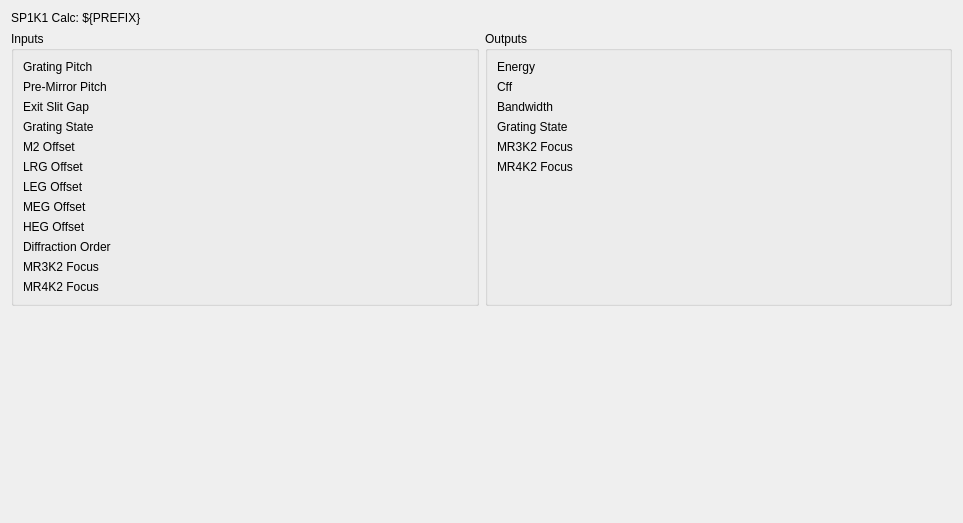
<?xml version="1.0" encoding="UTF-8"?>
<ui version="4.0">
 <class>Form</class>
 <widget class="QWidget" name="Form">
  <property name="geometry">
   <rect>
    <x>0</x>
    <y>0</y>
    <width>963</width>
    <height>523</height>
   </rect>
  </property>
  <property name="windowTitle">
   <string>Form</string>
  </property>
  <layout class="QVBoxLayout" name="verticalLayout">
   <item>
    <widget class="QLabel" name="label">
     <property name="text">
      <string>SP1K1 Calc: ${PREFIX}</string>
     </property>
    </widget>
   </item>
   <item>
    <layout class="QHBoxLayout" name="horizontalLayout">
     <item>
      <widget class="QGroupBox" name="groupBox">
       <property name="title">
        <string>Inputs</string>
       </property>
       <layout class="QFormLayout" name="formLayout">
        <item row="0" column="0">
         <widget class="QLabel" name="label_2">
          <property name="text">
           <string>Grating Pitch</string>
          </property>
         </widget>
        </item>
        <item row="0" column="1">
         <widget class="PyDMLabel" name="PyDMLabel">
          <property name="toolTip">
           <string/>
          </property>
          <property name="precision">
           <number>3</number>
          </property>
          <property name="showUnits">
           <bool>true</bool>
          </property>
          <property name="precisionFromPV">
           <bool>true</bool>
          </property>
          <property name="alarmSensitiveContent">
           <bool>false</bool>
          </property>
          <property name="alarmSensitiveBorder">
           <bool>true</bool>
          </property>
          <property name="PyDMToolTip">
           <string/>
          </property>
          <property name="channel">
           <string>SP1K1:MONO:MMS:G_PI.RBV</string>
          </property>
          <property name="enableRichText">
           <bool>false</bool>
          </property>
          <property name="displayLabelText">
           <bool>false</bool>
          </property>
          <property name="disconnectedText">
           <string/>
          </property>
         </widget>
        </item>
        <item row="1" column="0">
         <widget class="QLabel" name="label_4">
          <property name="text">
           <string>Pre-Mirror Pitch</string>
          </property>
         </widget>
        </item>
        <item row="1" column="1">
         <widget class="PyDMLabel" name="PyDMLabel_3">
          <property name="toolTip">
           <string/>
          </property>
          <property name="precision">
           <number>3</number>
          </property>
          <property name="showUnits">
           <bool>true</bool>
          </property>
          <property name="precisionFromPV">
           <bool>true</bool>
          </property>
          <property name="alarmSensitiveContent">
           <bool>false</bool>
          </property>
          <property name="alarmSensitiveBorder">
           <bool>true</bool>
          </property>
          <property name="PyDMToolTip">
           <string/>
          </property>
          <property name="channel">
           <string>SP1K1:MONO:MMS:M_PI.RBV</string>
          </property>
          <property name="enableRichText">
           <bool>false</bool>
          </property>
          <property name="displayLabelText">
           <bool>false</bool>
          </property>
          <property name="disconnectedText">
           <string/>
          </property>
         </widget>
        </item>
        <item row="2" column="0">
         <widget class="QLabel" name="label_5">
          <property name="text">
           <string>Exit Slit Gap</string>
          </property>
         </widget>
        </item>
        <item row="2" column="1">
         <widget class="PyDMLabel" name="PyDMLabel_4">
          <property name="toolTip">
           <string/>
          </property>
          <property name="precision">
           <number>3</number>
          </property>
          <property name="showUnits">
           <bool>true</bool>
          </property>
          <property name="precisionFromPV">
           <bool>true</bool>
          </property>
          <property name="alarmSensitiveContent">
           <bool>false</bool>
          </property>
          <property name="alarmSensitiveBorder">
           <bool>true</bool>
          </property>
          <property name="PyDMToolTip">
           <string/>
          </property>
          <property name="channel">
           <string>SL1K2:EXIT:MMS:GAP.RBV</string>
          </property>
          <property name="enableRichText">
           <bool>false</bool>
          </property>
          <property name="displayLabelText">
           <bool>false</bool>
          </property>
          <property name="disconnectedText">
           <string/>
          </property>
         </widget>
        </item>
        <item row="3" column="0">
         <widget class="QLabel" name="label_6">
          <property name="text">
           <string>Grating State</string>
          </property>
         </widget>
        </item>
        <item row="3" column="1">
         <widget class="PyDMLabel" name="PyDMLabel_5">
          <property name="toolTip">
           <string/>
          </property>
          <property name="precision">
           <number>0</number>
          </property>
          <property name="showUnits">
           <bool>false</bool>
          </property>
          <property name="precisionFromPV">
           <bool>true</bool>
          </property>
          <property name="alarmSensitiveContent">
           <bool>false</bool>
          </property>
          <property name="alarmSensitiveBorder">
           <bool>true</bool>
          </property>
          <property name="PyDMToolTip">
           <string/>
          </property>
          <property name="channel">
           <string>SP1K1:MONO:GRATING:STATE:GET_RBV</string>
          </property>
          <property name="enableRichText">
           <bool>false</bool>
          </property>
          <property name="displayLabelText">
           <bool>false</bool>
          </property>
          <property name="disconnectedText">
           <string/>
          </property>
         </widget>
        </item>
        <item row="4" column="0">
         <widget class="QLabel" name="label_8">
          <property name="text">
           <string>M2 Offset</string>
          </property>
         </widget>
        </item>
        <item row="4" column="1">
         <widget class="PyDMLabel" name="PyDMLabel_6">
          <property name="toolTip">
           <string/>
          </property>
          <property name="precision">
           <number>6</number>
          </property>
          <property name="showUnits">
           <bool>true</bool>
          </property>
          <property name="precisionFromPV">
           <bool>false</bool>
          </property>
          <property name="alarmSensitiveContent">
           <bool>false</bool>
          </property>
          <property name="alarmSensitiveBorder">
           <bool>true</bool>
          </property>
          <property name="PyDMToolTip">
           <string/>
          </property>
          <property name="channel">
           <string>SP1K1:MONO:CALC:M2_OFFSET</string>
          </property>
          <property name="enableRichText">
           <bool>false</bool>
          </property>
          <property name="displayLabelText">
           <bool>false</bool>
          </property>
          <property name="disconnectedText">
           <string/>
          </property>
          <property name="displayFormat">
           <enum>PyDMLabel::Exponential</enum>
          </property>
         </widget>
        </item>
        <item row="5" column="0">
         <widget class="QLabel" name="label_9">
          <property name="text">
           <string>LRG Offset</string>
          </property>
         </widget>
        </item>
        <item row="5" column="1">
         <widget class="PyDMLabel" name="PyDMLabel_7">
          <property name="toolTip">
           <string/>
          </property>
          <property name="precision">
           <number>6</number>
          </property>
          <property name="showUnits">
           <bool>true</bool>
          </property>
          <property name="precisionFromPV">
           <bool>false</bool>
          </property>
          <property name="alarmSensitiveContent">
           <bool>false</bool>
          </property>
          <property name="alarmSensitiveBorder">
           <bool>true</bool>
          </property>
          <property name="PyDMToolTip">
           <string/>
          </property>
          <property name="channel">
           <string>SP1K1:MONO:CALC:LRG_OFFSET</string>
          </property>
          <property name="enableRichText">
           <bool>false</bool>
          </property>
          <property name="displayLabelText">
           <bool>false</bool>
          </property>
          <property name="disconnectedText">
           <string/>
          </property>
          <property name="displayFormat">
           <enum>PyDMLabel::Exponential</enum>
          </property>
         </widget>
        </item>
        <item row="6" column="0">
         <widget class="QLabel" name="label_10">
          <property name="text">
           <string>LEG Offset</string>
          </property>
         </widget>
        </item>
        <item row="6" column="1">
         <widget class="PyDMLabel" name="PyDMLabel_8">
          <property name="toolTip">
           <string/>
          </property>
          <property name="precision">
           <number>6</number>
          </property>
          <property name="showUnits">
           <bool>true</bool>
          </property>
          <property name="precisionFromPV">
           <bool>false</bool>
          </property>
          <property name="alarmSensitiveContent">
           <bool>false</bool>
          </property>
          <property name="alarmSensitiveBorder">
           <bool>true</bool>
          </property>
          <property name="PyDMToolTip">
           <string/>
          </property>
          <property name="channel">
           <string>SP1K1:MONO:CALC:LEG_OFFSET</string>
          </property>
          <property name="enableRichText">
           <bool>false</bool>
          </property>
          <property name="displayLabelText">
           <bool>false</bool>
          </property>
          <property name="disconnectedText">
           <string/>
          </property>
          <property name="displayFormat">
           <enum>PyDMLabel::Exponential</enum>
          </property>
         </widget>
        </item>
        <item row="7" column="0">
         <widget class="QLabel" name="label_11">
          <property name="text">
           <string>MEG Offset</string>
          </property>
         </widget>
        </item>
        <item row="7" column="1">
         <widget class="PyDMLabel" name="PyDMLabel_9">
          <property name="toolTip">
           <string/>
          </property>
          <property name="precision">
           <number>6</number>
          </property>
          <property name="showUnits">
           <bool>true</bool>
          </property>
          <property name="precisionFromPV">
           <bool>false</bool>
          </property>
          <property name="alarmSensitiveContent">
           <bool>false</bool>
          </property>
          <property name="alarmSensitiveBorder">
           <bool>true</bool>
          </property>
          <property name="PyDMToolTip">
           <string/>
          </property>
          <property name="channel">
           <string>SP1K1:MONO:CALC:MEG_OFFSET</string>
          </property>
          <property name="enableRichText">
           <bool>false</bool>
          </property>
          <property name="displayLabelText">
           <bool>false</bool>
          </property>
          <property name="disconnectedText">
           <string/>
          </property>
          <property name="displayFormat">
           <enum>PyDMLabel::Exponential</enum>
          </property>
         </widget>
        </item>
        <item row="8" column="0">
         <widget class="QLabel" name="label_12">
          <property name="text">
           <string>HEG Offset</string>
          </property>
         </widget>
        </item>
        <item row="8" column="1">
         <widget class="PyDMLabel" name="PyDMLabel_10">
          <property name="toolTip">
           <string/>
          </property>
          <property name="precision">
           <number>6</number>
          </property>
          <property name="showUnits">
           <bool>true</bool>
          </property>
          <property name="precisionFromPV">
           <bool>false</bool>
          </property>
          <property name="alarmSensitiveContent">
           <bool>false</bool>
          </property>
          <property name="alarmSensitiveBorder">
           <bool>true</bool>
          </property>
          <property name="PyDMToolTip">
           <string/>
          </property>
          <property name="channel">
           <string>SP1K1:MONO:CALC:HEG_OFFSET</string>
          </property>
          <property name="enableRichText">
           <bool>false</bool>
          </property>
          <property name="displayLabelText">
           <bool>false</bool>
          </property>
          <property name="disconnectedText">
           <string/>
          </property>
          <property name="displayFormat">
           <enum>PyDMLabel::Exponential</enum>
          </property>
         </widget>
        </item>
        <item row="9" column="0">
         <widget class="QLabel" name="label_13">
          <property name="text">
           <string>Diffraction Order</string>
          </property>
         </widget>
        </item>
        <item row="9" column="1">
         <widget class="PyDMLabel" name="PyDMLabel_12">
          <property name="toolTip">
           <string/>
          </property>
          <property name="precision">
           <number>0</number>
          </property>
          <property name="showUnits">
           <bool>false</bool>
          </property>
          <property name="precisionFromPV">
           <bool>true</bool>
          </property>
          <property name="alarmSensitiveContent">
           <bool>false</bool>
          </property>
          <property name="alarmSensitiveBorder">
           <bool>true</bool>
          </property>
          <property name="PyDMToolTip">
           <string/>
          </property>
          <property name="channel">
           <string>SP1K1:MONO:CALC:DIF_ORDER</string>
          </property>
          <property name="enableRichText">
           <bool>false</bool>
          </property>
          <property name="displayLabelText">
           <bool>false</bool>
          </property>
          <property name="disconnectedText">
           <string/>
          </property>
         </widget>
        </item>
        <item row="10" column="0">
         <widget class="QLabel" name="label_20">
          <property name="text">
           <string>MR3K2 Focus</string>
          </property>
         </widget>
        </item>
        <item row="10" column="1">
         <widget class="PyDMLabel" name="PyDMLabel_18">
          <property name="toolTip">
           <string/>
          </property>
          <property name="precision">
           <number>0</number>
          </property>
          <property name="showUnits">
           <bool>true</bool>
          </property>
          <property name="precisionFromPV">
           <bool>true</bool>
          </property>
          <property name="alarmSensitiveContent">
           <bool>false</bool>
          </property>
          <property name="alarmSensitiveBorder">
           <bool>true</bool>
          </property>
          <property name="PyDMToolTip">
           <string/>
          </property>
          <property name="channel">
           <string>MR3K2:KBH:CALC:FOCUS</string>
          </property>
          <property name="enableRichText">
           <bool>false</bool>
          </property>
          <property name="displayLabelText">
           <bool>false</bool>
          </property>
          <property name="disconnectedText">
           <string/>
          </property>
         </widget>
        </item>
        <item row="11" column="0">
         <widget class="QLabel" name="label_21">
          <property name="text">
           <string>MR4K2 Focus</string>
          </property>
         </widget>
        </item>
        <item row="11" column="1">
         <widget class="PyDMLabel" name="PyDMLabel_19">
          <property name="toolTip">
           <string/>
          </property>
          <property name="precision">
           <number>0</number>
          </property>
          <property name="showUnits">
           <bool>true</bool>
          </property>
          <property name="precisionFromPV">
           <bool>true</bool>
          </property>
          <property name="alarmSensitiveContent">
           <bool>false</bool>
          </property>
          <property name="alarmSensitiveBorder">
           <bool>true</bool>
          </property>
          <property name="PyDMToolTip">
           <string/>
          </property>
          <property name="channel">
           <string>MR4K2:KBV:CALC:FOCUS</string>
          </property>
          <property name="enableRichText">
           <bool>false</bool>
          </property>
          <property name="displayLabelText">
           <bool>false</bool>
          </property>
          <property name="disconnectedText">
           <string/>
          </property>
         </widget>
        </item>
       </layout>
      </widget>
     </item>
     <item>
      <widget class="QGroupBox" name="groupBox_2">
       <property name="title">
        <string>Outputs</string>
       </property>
       <layout class="QFormLayout" name="formLayout_2">
        <item row="0" column="0">
         <widget class="QLabel" name="label_3">
          <property name="text">
           <string>Energy</string>
          </property>
         </widget>
        </item>
        <item row="0" column="1">
         <widget class="PyDMLabel" name="PyDMLabel_2">
          <property name="toolTip">
           <string/>
          </property>
          <property name="precision">
           <number>0</number>
          </property>
          <property name="showUnits">
           <bool>true</bool>
          </property>
          <property name="precisionFromPV">
           <bool>true</bool>
          </property>
          <property name="alarmSensitiveContent">
           <bool>false</bool>
          </property>
          <property name="alarmSensitiveBorder">
           <bool>true</bool>
          </property>
          <property name="PyDMToolTip">
           <string/>
          </property>
          <property name="channel">
           <string>${PREFIX}:ENERGY</string>
          </property>
          <property name="enableRichText">
           <bool>false</bool>
          </property>
          <property name="displayLabelText">
           <bool>false</bool>
          </property>
          <property name="disconnectedText">
           <string/>
          </property>
          <property name="displayFormat">
           <enum>PyDMLabel::Exponential</enum>
          </property>
         </widget>
        </item>
        <item row="1" column="0">
         <widget class="QLabel" name="label_15">
          <property name="text">
           <string>Cff</string>
          </property>
         </widget>
        </item>
        <item row="1" column="1">
         <widget class="PyDMLabel" name="PyDMLabel_13">
          <property name="toolTip">
           <string/>
          </property>
          <property name="precision">
           <number>0</number>
          </property>
          <property name="showUnits">
           <bool>true</bool>
          </property>
          <property name="precisionFromPV">
           <bool>true</bool>
          </property>
          <property name="alarmSensitiveContent">
           <bool>false</bool>
          </property>
          <property name="alarmSensitiveBorder">
           <bool>true</bool>
          </property>
          <property name="PyDMToolTip">
           <string/>
          </property>
          <property name="channel">
           <string>${PREFIX}:CFF</string>
          </property>
          <property name="enableRichText">
           <bool>false</bool>
          </property>
          <property name="displayLabelText">
           <bool>false</bool>
          </property>
          <property name="disconnectedText">
           <string/>
          </property>
         </widget>
        </item>
        <item row="2" column="0">
         <widget class="QLabel" name="label_16">
          <property name="text">
           <string>Bandwidth</string>
          </property>
         </widget>
        </item>
        <item row="2" column="1">
         <widget class="PyDMLabel" name="PyDMLabel_14">
          <property name="toolTip">
           <string/>
          </property>
          <property name="precision">
           <number>0</number>
          </property>
          <property name="showUnits">
           <bool>true</bool>
          </property>
          <property name="precisionFromPV">
           <bool>true</bool>
          </property>
          <property name="alarmSensitiveContent">
           <bool>false</bool>
          </property>
          <property name="alarmSensitiveBorder">
           <bool>true</bool>
          </property>
          <property name="PyDMToolTip">
           <string/>
          </property>
          <property name="channel">
           <string>${PREFIX}:BANDWIDTH</string>
          </property>
          <property name="enableRichText">
           <bool>false</bool>
          </property>
          <property name="displayLabelText">
           <bool>false</bool>
          </property>
          <property name="disconnectedText">
           <string/>
          </property>
          <property name="displayFormat">
           <enum>PyDMLabel::Exponential</enum>
          </property>
         </widget>
        </item>
        <item row="3" column="0">
         <widget class="QLabel" name="label_17">
          <property name="text">
           <string>Grating State</string>
          </property>
         </widget>
        </item>
        <item row="3" column="1">
         <widget class="PyDMLabel" name="PyDMLabel_15">
          <property name="toolTip">
           <string/>
          </property>
          <property name="precision">
           <number>0</number>
          </property>
          <property name="showUnits">
           <bool>false</bool>
          </property>
          <property name="precisionFromPV">
           <bool>true</bool>
          </property>
          <property name="alarmSensitiveContent">
           <bool>false</bool>
          </property>
          <property name="alarmSensitiveBorder">
           <bool>true</bool>
          </property>
          <property name="PyDMToolTip">
           <string/>
          </property>
          <property name="channel">
           <string>${PREFIX}:GRATING</string>
          </property>
          <property name="enableRichText">
           <bool>false</bool>
          </property>
          <property name="displayLabelText">
           <bool>false</bool>
          </property>
          <property name="disconnectedText">
           <string/>
          </property>
         </widget>
        </item>
        <item row="4" column="1">
         <widget class="PyDMLabel" name="PyDMLabel_16">
          <property name="toolTip">
           <string/>
          </property>
          <property name="precision">
           <number>0</number>
          </property>
          <property name="showUnits">
           <bool>true</bool>
          </property>
          <property name="precisionFromPV">
           <bool>true</bool>
          </property>
          <property name="alarmSensitiveContent">
           <bool>false</bool>
          </property>
          <property name="alarmSensitiveBorder">
           <bool>true</bool>
          </property>
          <property name="PyDMToolTip">
           <string/>
          </property>
          <property name="channel">
           <string>${PREFIX}:MR3K2:FOCUS</string>
          </property>
          <property name="enableRichText">
           <bool>false</bool>
          </property>
          <property name="displayLabelText">
           <bool>false</bool>
          </property>
          <property name="disconnectedText">
           <string/>
          </property>
         </widget>
        </item>
        <item row="5" column="0">
         <widget class="QLabel" name="label_19">
          <property name="text">
           <string>MR4K2 Focus</string>
          </property>
         </widget>
        </item>
        <item row="5" column="1">
         <widget class="PyDMLabel" name="PyDMLabel_17">
          <property name="toolTip">
           <string/>
          </property>
          <property name="precision">
           <number>0</number>
          </property>
          <property name="showUnits">
           <bool>true</bool>
          </property>
          <property name="precisionFromPV">
           <bool>true</bool>
          </property>
          <property name="alarmSensitiveContent">
           <bool>false</bool>
          </property>
          <property name="alarmSensitiveBorder">
           <bool>true</bool>
          </property>
          <property name="PyDMToolTip">
           <string/>
          </property>
          <property name="channel">
           <string>${PREFIX}:MR4K2:FOCUS</string>
          </property>
          <property name="enableRichText">
           <bool>false</bool>
          </property>
          <property name="displayLabelText">
           <bool>false</bool>
          </property>
          <property name="disconnectedText">
           <string/>
          </property>
         </widget>
        </item>
        <item row="4" column="0">
         <widget class="QLabel" name="label_18">
          <property name="text">
           <string>MR3K2 Focus</string>
          </property>
         </widget>
        </item>
       </layout>
      </widget>
     </item>
    </layout>
   </item>
   <item>
    <spacer name="verticalSpacer">
     <property name="orientation">
      <enum>Qt::Vertical</enum>
     </property>
     <property name="sizeHint" stdset="0">
      <size>
       <width>20</width>
       <height>40</height>
      </size>
     </property>
    </spacer>
   </item>
  </layout>
 </widget>
 <customwidgets>
  <customwidget>
   <class>PyDMLabel</class>
   <extends>QLabel</extends>
   <header>pydm.widgets.label</header>
  </customwidget>
 </customwidgets>
 <resources/>
 <connections/>
</ui>
